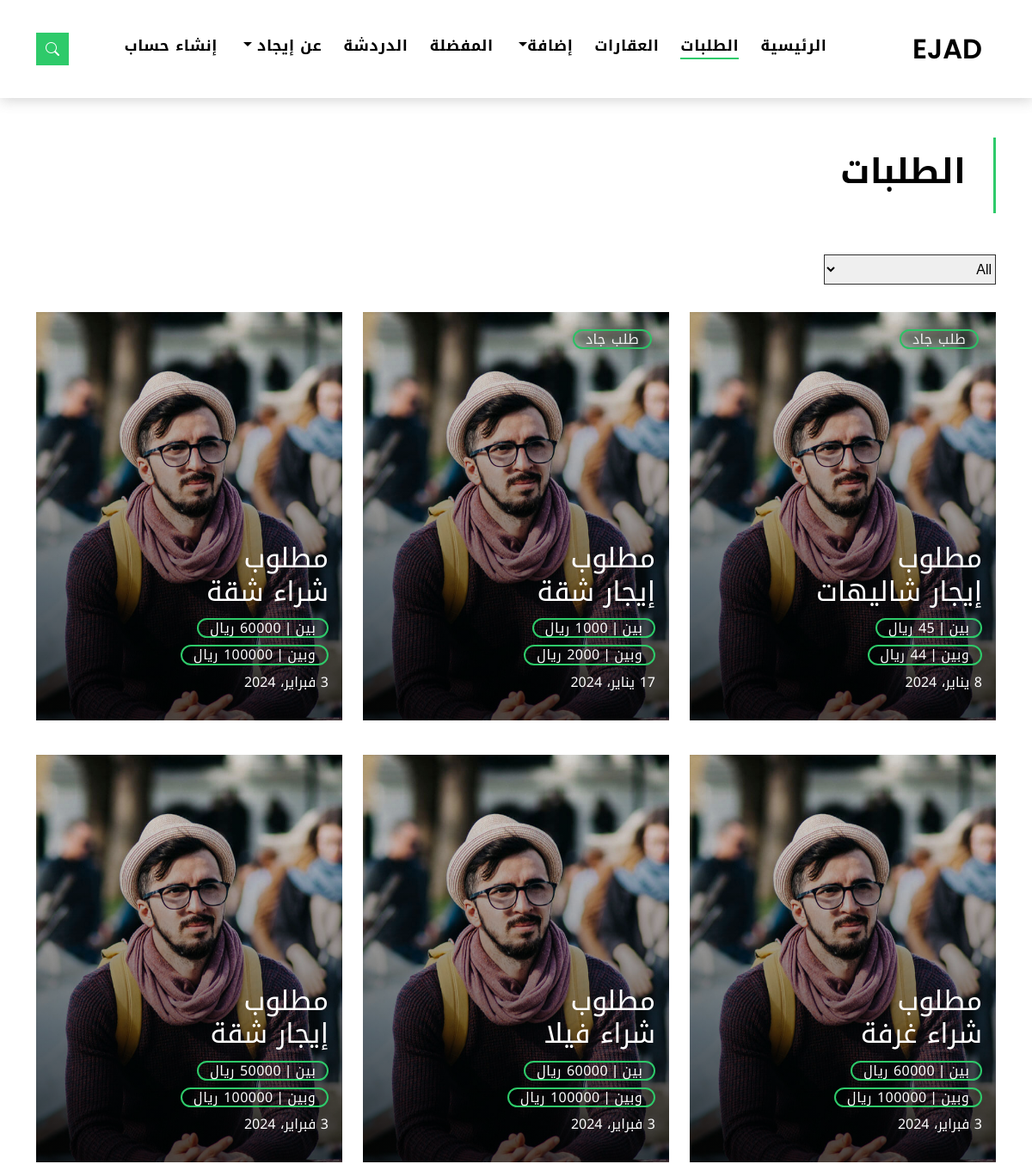
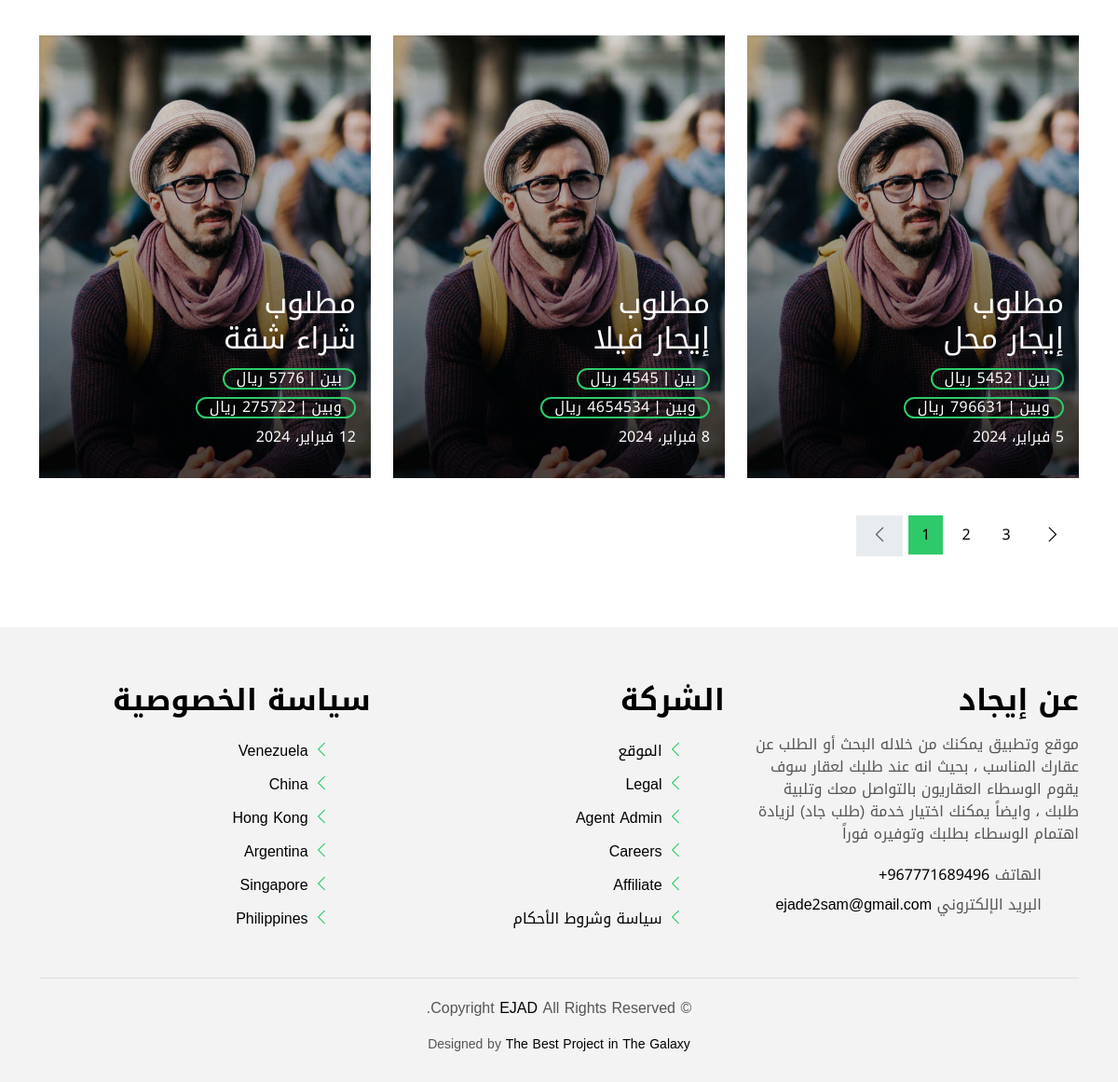
Page /order/order_grid on the committed database (2 pictures, top to bottom).
### order/models.py (models this page shows, shortened)
class Order(models.Model):
    area = models.ForeignKey(Area, on_delete=models.DO_NOTHING, null=True)
    customer = models.ForeignKey(Customer, on_delete=models.DO_NOTHING)
    title = models.CharField(max_length=100, null=True)
    order_type = models.CharField(max_length=100, null=True)
    order_date = models.DateField(default=timezone.now)
    state = models.BooleanField(default=False)
    start_price = models.IntegerField(null=True)
    end_price = models.IntegerField(null=True)
    room_number = models.IntegerField(null=True)
    floor = models.CharField(max_length=100, null=True)
    location = models.CharField(max_length=150, null=True)
    details = models.TextField(null=True)
    build_year = models.CharField(max_length=100, null=True)
    bathrooms = models.CharField(max_length=100, null=True)
    hall_room = models.CharField(max_length=100, null=True)
    floor_room = models.CharField(max_length=100, null=True)
    street_number = models.CharField(max_length=100, null=True)
    housetype = models.CharField(max_length=100, null=True)
    space = models.IntegerField(null=True)
    basement = models.BooleanField(default=False)
    pool = models.BooleanField(default=False)
    kitchen = models.BooleanField(default=False)
    furnished = models.BooleanField(default=False)
    elevator = models.BooleanField(default=False)
    appendix = models.BooleanField(default=False)
    roof = models.BooleanField(default=False)
    modern = models.BooleanField(default=False)

### order/views.py (the view)
# urls.py: path('order_grid', views.order_grid, name='order_grid'),
def order_grid(request):
    context = {
        'orders': Order.objects.all(),
    }
    return render(request, 'order/order_grid.html', context)

### templates/order/order_grid.html (shortened to what this page needs)
{% extends 'base.html' %}
{% load static %}
{% block content %}
  <main id="main">
    <section class="intro-single">
      <div class="container">
        <div class="row">
          <div class="col-md-12 col-lg-8">
            <div class="title-single-box">
              <h1 class="title-single">الطلبات</h1>
            </div>
          </div>
        </div>
      </div>
    </section>
    <section class="property-grid grid">
      <div class="container">
        <div class="row">
          <div class="col-sm-12">
            <div class="grid-option">
              <form>
                <select class="custom-select">
                  <option selected>All</option>
                </select>
              </form>
            </div>
          </div>
          {% for order in orders %}
          <div class="col-md-4">
            <div class="card-box-a card-shadow">
              <a href="{% url 'order_single' %}">
              <div class="img-box-a">
                <img src="{% static 'assets/img/about-2.jpg' %}" alt="" class="img-a img-fluid">
              </div>
              <div class="card-overlay">
                {% if order.state == True %}
                <div class="price-box d-flex" style="margin: 20px;">
                  <span class="price-a">طلب جاد</span>
                </div>
                {% endif %}
                <div class="card-overlay-a-content">
                  <div class="card-header-a">
                    <h2 class="card-title-a">
                      مطلوب
                        <br />{{order.title}} {{order.order_type}}
                    </h2>
                  </div>
                  <div class="card-body-a">
                    <div class="price-box d-flex">
                      <span class="price-a">بين | {{order.start_price}} ريال</span>
                    </div>
                    <div class="price-box d-flex">
                      <span class="price-a">وبين | {{order.end_price}} ريال</span>
                    </div>
                    <a href="{% url 'order_single' %}" class="link-a">{{order.order_date}}
                    </a>
                  </div>
                </div>
              </div>
            </a>
            </div>
          </div>
          {% endfor %}
        </div>
        <div class="row">
          <div class="col-sm-12">
            <nav class="pagination-a">
              <ul class="pagination justify-content-end">
                <li class="page-item disabled">
                  <a class="page-link" href="#" tabindex="-1">
                    <span class="bi bi-chevron-left"></span>
                  </a>
                </li>
                <li class="page-item active">
                  <a class="page-link" href="#">1</a>
                </li>
                <li class="page-item">
                  <a class="page-link" href="#">2</a>
                </li>
                <li class="page-item">
                  <a class="page-link" href="#">3</a>
                </li>
                <li class="page-item next">
                  <a class="page-link" href="#">
                    <span class="bi bi-chevron-right"></span>
                  </a>
                </li>
              </ul>
            </nav>
          </div>
        </div>
      </div>
    </section>
  </main>
  {% endblock %}

### templates/base.html (shortened to what this page needs)
{% load static %}
<!DOCTYPE html>
<html lang="en">
<head>
  <link href="{% static 'assets/vendor/animate.css/animate.min.css' %}" rel="stylesheet">
  <link href="{% static 'assets/vendor/bootstrap/css/bootstrap.min.css' %}" rel="stylesheet">
  <link href="{% static 'assets/vendor/bootstrap-icons/bootstrap-icons.css' %}" rel="stylesheet">
  <link href="{% static 'assets/vendor/swiper/swiper-bundle.min.css' %}" rel="stylesheet">
  <link href="{% static 'assets/css/style.css' %}" rel="stylesheet">
</head>
<body>
{% include 'parts/nav.html' %}
{% block content %}
{% endblock %}
{% include 'parts/footer.html' %}
</body>
</html>

### templates/parts/nav.html (shortened to what this page needs)
{% load static %}
  <nav class="navbar navbar-default navbar-trans navbar-expand-lg fixed-top">
    <div class="container">
      <a class="navbar-brand text-brand" href="{% url 'index' %}">EJAD</a>
      <div class="navbar-collapse collapse justify-content-center" id="navbarDefault">
        <ul class="navbar-nav">
          <li class="nav-item">
            <a class="nav-link {% if request.resolver_match.url_name == 'index' %}active{% endif %}" href="{% url 'index' %}">الرئيسية</a>
          </li>
          <li class="nav-item">
            <a class="nav-link {% if request.resolver_match.url_name == 'order_grid' %}active{% endif %}" href="{% url 'order_grid' %}">الطلبات</a>
          </li>
          <li class="nav-item">
            <a class="nav-link {% if request.resolver_match.url_name == 'property_grid' %}active{% endif %}" href="{% url 'property_grid' %}">العقارات</a>
          </li>
          <li class="nav-item dropdown">
            <a class="nav-link dropdown-toggle" href="#" id="navbarDropdown" role="button" data-bs-toggle="dropdown" aria-haspopup="true" aria-expanded="false">إضافة</a>
          </li>
          <li class="nav-item">
            <a class="nav-link {% if request.resolver_match.url_name == 'fave' %}active{% endif %}" href="{% url 'fave' %}">المفضلة</a>
          </li>
          <li class="nav-item">
            <a class="nav-link {% if request.resolver_match.url_name == 'chat' %}active{% endif %}" href="{% url 'chat' %}">الدردشة</a>
          </li>
          <li class="nav-item dropdown">
            <a class="nav-link dropdown-toggle {% if request.resolver_match.url_name == 'about' %}active{% endif %}" href="#" id="navbarDropdown" role="button" data-bs-toggle="dropdown" aria-haspopup="true" aria-expanded="false">
            عن إيجاد
          </a>
          </li>
            {% if request.user.is_authenticated %}
            <li class="nav-item dropdown">
               <a class="nav-link dropdown-toggle {% if request.resolver_match.url_name == 'profile' %}active{% endif %}" href="#" id="navbarDropdown" role="button" data-bs-toggle="dropdown" aria-haspopup="true" aria-expanded="false">
                {% if request.user.is_authenticated %}
                مرحبا {{ request.user.username }}
                {% endif %}
              </a>
                <div class="dropdown-menu">
                <a class="dropdown-item {% if request.resolver_match.url_name == 'profile' %}active{% endif %}" href="{% url 'profile' %}">حسابك </a>
                <a class="dropdown-item {% if request.resolver_match.url_name == 'logout' %}active{% endif %}" href="{% url 'logout' %}">تسجيل الخروج </a>
                </div>
              </li>
            {% else %}
                <li class="nav-item">
                  <a class="nav-link {% if request.resolver_match.url_name == 'signup' %}active{% endif %}" href="{% url 'userdata' %}">إنشاء حساب</a>
                </li>
            {% endif %}
              </ul>
              </div>
      <button type="button" class="btn btn-b-n navbar-toggle-box navbar-toggle-box-collapse" data-bs-toggle="collapse" data-bs-target="#navbarTogglerDemo01">
        <i class="bi bi-search"></i>
      </button>
    </div>
  </nav>

### templates/parts/footer.html (shortened to what this page needs)
  <section class="section-footer">
    <div class="container">
      <div class="row">
        <div class="col-sm-12 col-md-4">
          <div class="widget-a">
            <div class="w-header-a">
              <h3 class="w-title-a text-brand">عن إيجاد</h3>
            </div>
            <div class="w-body-a">
              <p class="w-text-a color-text-a">
                موقع وتطبيق يمكنك من خلاله البحث أو الطلب عن عقارك المناسب ، بحيث انه عند طلبك لعقار سوف يقوم الوسطاء العقاريون بالتواصل معك وتلبية طلبك ، وايضاً يمكنك اختيار خدمة (طلب جاد) لزيادة اهتمام الوسطاء بطلبك وتوفيره فوراً
              </p>
            </div>
            <div class="w-footer-a">
              <ul class="list-unstyled">
                <li class="color-a">
                  <span class="color-text-a">الهاتف</span> <a href="tel:+967771689496"> 967771689496+</a>
                </li>
                <li class="color-a">
                  <span class="color-text-a">البريد الإلكتروني</span> <a href="mailto:ejade2sam@gmail.com"> ejade2sam@gmail.com</a>
                </li>
              </ul>
            </div>
          </div>
        </div>
        <div class="col-sm-12 col-md-4 section-md-t3">
          <div class="widget-a">
            <div class="w-header-a">
              <h3 class="w-title-a text-brand">الشركة</h3>
            </div>
            <div class="w-body-a">
              <div class="w-body-a">
                <ul class="list-unstyled">
                  <li class="item-list-a">
                    <i class="bi bi-chevron-left"></i> <a href="#">الموقع</a>
                  </li>
                  <li class="item-list-a">
                    <i class="bi bi-chevron-left"></i> <a href="#">Legal</a>
                  </li>
                  <li class="item-list-a">
                    <i class="bi bi-chevron-left"></i> <a href="#">Agent Admin</a>
                  </li>
                  <li class="item-list-a">
                    <i class="bi bi-chevron-left"></i> <a href="#">Careers</a>
                  </li>
                  <li class="item-list-a">
                    <i class="bi bi-chevron-left"></i> <a href="#">Affiliate</a>
                  </li>
                  <li class="item-list-a">
                    <i class="bi bi-chevron-left"></i> <a href="{% url 'privacy_policy' %}">سياسة وشروط الأحكام</a>
                  </li>
                </ul>
              </div>
            </div>
          </div>
        </div>
        <div class="col-sm-12 col-md-4 section-md-t3">
          <div class="widget-a">
            <div class="w-header-a">
              <h3 class="w-title-a text-brand">سياسة الخصوصية</h3>
            </div>
            <div class="w-body-a">
              <ul class="list-unstyled">
                <li class="item-list-a">
                  <i class="bi bi-chevron-left"></i> <a href="#">Venezuela</a>
                </li>
                <li class="item-list-a">
                  <i class="bi bi-chevron-left"></i> <a href="#">China</a>
                </li>
                <li class="item-list-a">
                  <i class="bi bi-chevron-left"></i> <a href="#">Hong Kong</a>
                </li>
                <li class="item-list-a">
                  <i class="bi bi-chevron-left"></i> <a href="#">Argentina</a>
                </li>
                <li class="item-list-a">
                  <i class="bi bi-chevron-left"></i> <a href="#">Singapore</a>
                </li>
                <li class="item-list-a">
                  <i class="bi bi-chevron-left"></i> <a href="#">Philippines</a>
                </li>
              </ul>
            </div>
          </div>
        </div>
      </div>
    </div>
  </section>
  <footer>
    <div class="container">
      <div class="row">
        <div class="col-md-12">
          <div class="copyright-footer">
            <p class="copyright color-text-a">
              &copy; Copyright
              <span class="color-a">EJAD</span> All Rights Reserved.
            </p>
          </div>
          <div class="credits">
            Designed by <a href="#">The Best Project in The Galaxy</a>
          </div>
        </div>
      </div>
    </div>
  </footer>

### rows in the picture
Order: state "طلب جاد", title "إيجار", order_type "شاليهات", start_price "45", end_price "44", order_date "8 يناير، 2024"
Order: state "طلب جاد", title "إيجار", order_type "شقة", start_price "1000", end_price "2000", order_date "17 يناير، 2024"
Order: title "شراء", order_type "شقة", start_price "60000", end_price "100000", order_date "3 فبراير، 2024"
Order: title "شراء", order_type "غرفة", start_price "60000", end_price "100000", order_date "3 فبراير، 2024"
Order: title "شراء", order_type "فيلا", start_price "60000", end_price "100000", order_date "3 فبراير، 2024"
Order: title "إيجار", order_type "شقة", start_price "50000", end_price "100000", order_date "3 فبراير، 2024"
Order: title "إيجار", order_type "محل", start_price "5452", end_price "796631", order_date "5 فبراير، 2024"
Order: title "إيجار", order_type "فيلا", start_price "4545", end_price "4654534", order_date "8 فبراير، 2024"
Order: title "شراء", order_type "شقة", start_price "5776", end_price "275722", order_date "12 فبراير، 2024"
